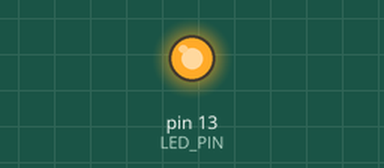
Simulated run of this sketch. Board: Arduino Uno, built with avr-gcc and run on an emulated ATmega328P. Parts: output pins drawn as LEDs (lit = HIGH). What the sketch prints to the serial monitor is not drawn.

Above: at 0.1 s.
Timing chart, 0 to 1.6 s (numbered marks = the images above):
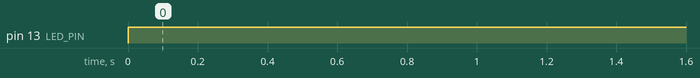

Measured:
- by itself, pin 13 (LED_PIN): LOW → HIGH at 0.00 s

The sketch:

test.ino
```cpp
int LED_PIN = 13;
int BAUD = 9600;
int FREQUENCY = 1; // Hz

// the setup routine runs once when you press reset:
void setup() {
  Serial.begin(BAUD);
  pinMode(LED_PIN, OUTPUT);
}

// the loop routine runs over and over again forever:
void loop() {
  while (Serial.available() > 0) {
    digitalWrite(LED_PIN, LOW);    // turn the LED off by making the voltage LOW
    Serial.read();
    digitalWrite(LED_PIN, LOW);    // turn the LED off by making the voltage LOW
  }
  digitalWrite(LED_PIN, HIGH);   // turn the LED on (HIGH is the voltage level)
  Serial.println("ping");
  delay(int(1000 / FREQUENCY));
}
```
